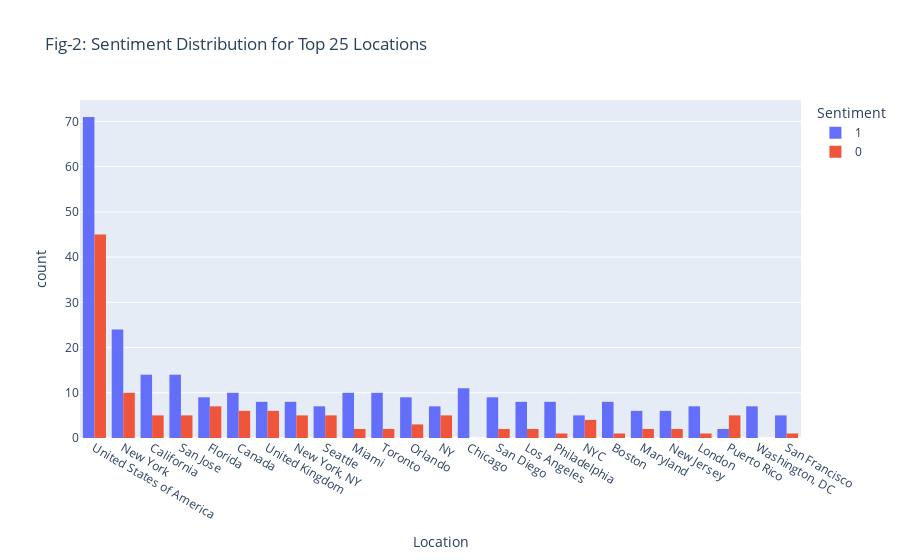

The cell this chart's notebook holds for it:
### Code cell
N = 25
top_locations = df['Location'].value_counts().nlargest(N).index

# Filter the DataFrame to include only the top N locations
df_top_locations = df[df['Location'].isin(top_locations)]

# Check sentiment distribution by location
fig = px.histogram(df_top_locations, x='Location', color='Sentiment', barmode='group', title=f'Fig-2: Sentiment Distribution for Top {N} Locations')
fig.update_layout(xaxis={'categoryorder':'total descending'})
fig.show()

### Figure 1 — Plotly figure (JSON) as saved in the notebook; plotly's stock layout.template omitted (floating-point values rounded to 4 significant figures; data arrays with more than 128 entries replaced by an {"elided": "..."} marker saying what was removed)
{"data": [{"alignmentgroup": "True", "bingroup": "x", "hovertemplate": "Sentiment=1<br>Location=%{x}<br>count=%{y}<extra></extra>", "legendgroup": "1", "marker": {"color": "#636efa", "pattern": {"shape": ""}}, "name": "1", "offsetgroup": "1", "orientation": "v", "showlegend": true, "type": "histogram", "x": {"elided": "283 str values"}, "xaxis": "x", "yaxis": "y"}, {"alignmentgroup": "True", "bingroup": "x", "hovertemplate": "Sentiment=0<br>Location=%{x}<br>count=%{y}<extra></extra>", "legendgroup": "0", "marker": {"color": "#EF553B", "pattern": {"shape": ""}}, "name": "0", "offsetgroup": "0", "orientation": "v", "showlegend": true, "type": "histogram", "x": ["New Jersey", "New York", "New York", "New York, NY", "New Jersey", "San Jose", "Miami", "London", "Boston", "Toronto", "Miami", "Puerto Rico", "San Francisco", "NYC", "Seattle", "New York", "San Jose", "New York, NY", "Florida", "New York", "NY", "NYC", "Puerto Rico", "Canada", "Puerto Rico", "Canada", "New York, NY", "Orlando", "Florida", "New York, NY", "New York, NY", "California", "Orlando", "Florida", "Florida", "Florida", "California", "Maryland", "Maryland", "New York", "Toronto", "Florida", "New York", "Los Angeles", "California", "NY", "NY", "California", "San Jose", "NYC", "NY", "Los Angeles", "Seattle", "San Jose", "New York", "Seattle", "San Diego", "New York", "NYC", "Orlando", "Florida", "California", "Seattle", "New York", "San Diego", "Philadelphia", "New York", "NY", "Seattle", "San Jose", "United States of America", "United States of America", "United States of America", "United States of America", "United States of America", "United Kingdom", "United States of America", "United States of America", "United States of America", "United States of America", "United States of America", "United States of America", "United States of America", "United Kingdom", "United States of America", "United States of America", "United States of America", "United States of America", "United States of America", "United States of America", "United States of America", "Canada", "United States of America", "United States of America", "Puerto Rico", "United States of America", "United States of America", "Canada", "United States of America", "United States of America", "United States of America", "United States of America", "United States of America", "United Kingdom", "United States of America", "United States of America", "Canada", "United States of America", "Canada", "United States of America", "United States of America", "United Kingdom", "United States of America", "United States of America", "United States of America", "United States of America", "United Kingdom", "United States of America", "United States of America", "United States of America", "United Kingdom", "Puerto Rico", "United States of America", "United States of America", "United States of America", "United States of America", "United States of America"], "xaxis": "x", "yaxis": "y"}], "layout": {"barmode": "group", "legend": {"title": {"text": "Sentiment"}, "tracegroupgap": 0}, "title": {"text": "Fig-2: Sentiment Distribution for Top 25 Locations"}, "xaxis": {"anchor": "y", "categoryorder": "total descending", "domain": [0, 1], "title": {"text": "Location"}}, "yaxis": {"anchor": "x", "domain": [0, 1], "title": {"text": "count"}}}}
